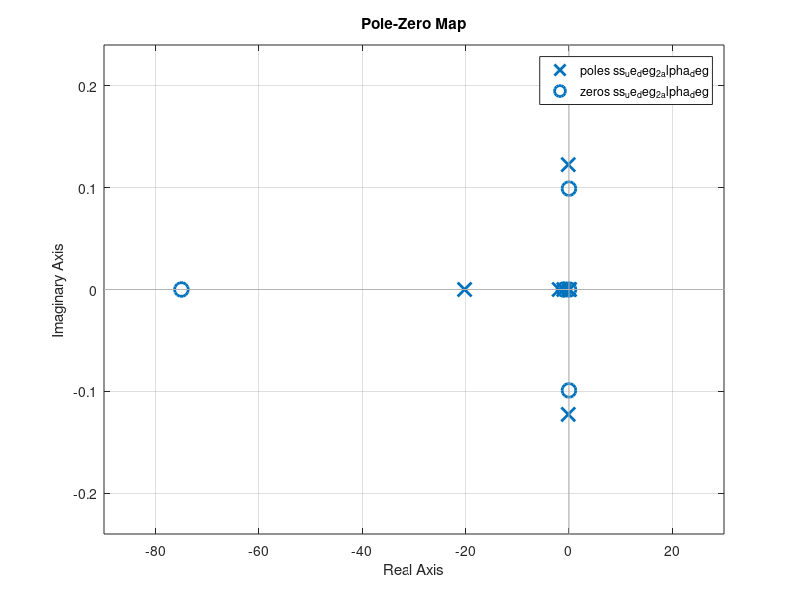

This figure's MATLAB source: (Note: this script raises an error after producing the figure.)
clear all
close all
clc

load ABCD_CGnominal.mat Aa Ba Ca Da

sel_long = [1:5 13:14];% 13 motor, 14 profudor
sel_ctrl = 1:2;
Along =Aa(sel_long,sel_long);
Blong = Ba(sel_long,:);
Clong = Ca(:,sel_long);
Dlong = Da(:,sel_ctrl);

ss_ue_deg_2_alpha_deg = ss(Along,Blong(:,2),Clong(2,:),Dlong(2,2)); %Ssitema de espaco e estados comando de profundor para alpha
tf_ue_deg_2_alpha_deg = tf(ss_ue_deg_2_alpha_deg)
zpk_ue_deg_2_alpha_deg = zpk(ss_ue_deg_2_alpha_deg)
figure
pzmap(ss_ue_deg_2_alpha_deg)

k = -logspace(-2,1,500); % vetor de 10^-2
figure
rlocus(ss_ue_deg_2_alpha_deg,k)

k_alpha = -0.6;

Acl_alpha = Along-Blong(:,2)*k_alpha*Clong(2,:);
damp(Acl_alpha)














k_q=-0.2;

% Closed-loop with alpha and q feedback
Acl_alpha_q= Acl_alpha-Blong(:,2)*k_q*C_q;
damp(Acl_alpha_q)

figure
plot(real(eig(Along)),imag(eig(Along)),'b*')
hold on
plot(real(eig(Acl_alpha_q)),imag(eig(Acl_alpha_q)),'rs')
% sgrid
legend('Longitudinal open loop','Longitudinal close loop','Location','best')

% Closed-loop with alpha and q feedback, all states:
Cstate = eye(size(Aa,1));
C_fdbck